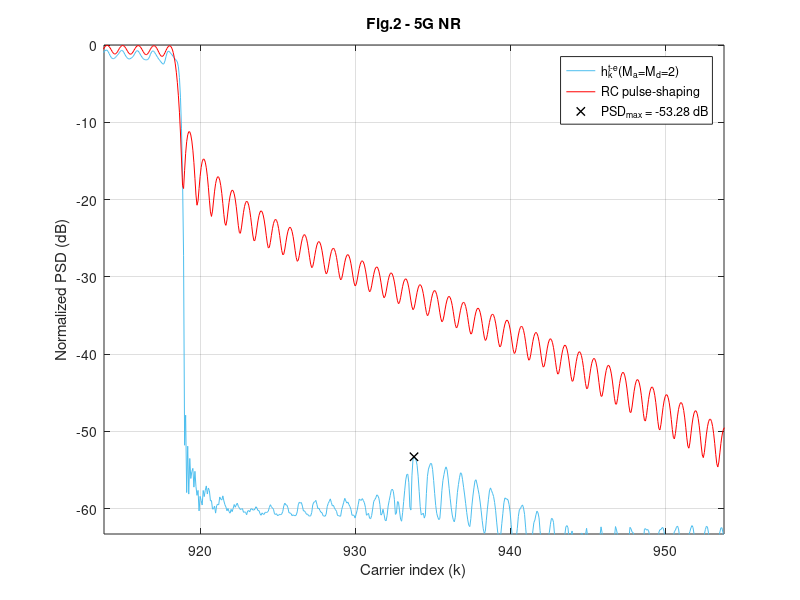

Recreate this plot in MATLAB. (Note: this script raises an error after producing the figure.)
clear,
%% %%%%%%%%%%%%%%%%%%%%%%%%%%%%%%%%%%%%%%%%%%%%%%%%%%%%%%%%%%
% %                 LOAD THE PARAMETERS                   % %
%%%%%%%%%%%%%%%%%%%%%%%%%%%%%%%%%%%%%%%%%%%%%%%%%%%%%%%%%% %%
addpath('../../data/Fig2')
load('Fig2_Parameters_for_5G_NR_Ma_2_Md_2.mat');

Fsob = OFDM_param.Fsob; % Upsampling factor 
% Upsample in time-domain
N = OFDM_param.N*Fsob;
Ngi = OFDM_param.Ngi*Fsob;
b = (OFDM_param.b+1)*Fsob-1;
L = OFDM_param.L*Fsob;
Ms = OFDM_param.Ms;
g = OFDM_param.g;
us = OFDM_param.us;
ue = OFDM_param.ue;

ur = us + ue;

Pd = GenPulse_param.Pd;
Pd_todas = GenPulse_param.Pd_todas;
Paic = GenPulse_param.Paic;
Ptk = GenPulse_param.Ptk;
R_aic = GenPulse_param.R_aic;
R_tk = GenPulse_param.R_tk;
NexTemp = GenPulse_param.NexTemp;
cell_coef_lim = GenPulse_param.cell_coef_lim;



%% %%%%%%%%%%%%%%%%%%%%%%%%%%%%%%%%%%%%%%%%%%%%%%%%%%%%%%%%%%
%            OBTAIN THE PULSES IN THE SCENARIO            % %
%%%%%%%%%%%%%%%%%%%%%%%%%%%%%%%%%%%%%%%%%%%%%%%%%%%%%%%%%% %%

eta = (N+Ngi-b-1)/2; 
vn=(0:L+b-1)'-Ngi;  % Dicrete time axis vector
n0 = eta+b-Ngi;     % Phase delay due to Hermiticity


h_k = zeros((2*NexTemp+1)*L+b, N); % Matrix containing the proposed pulses
aic_k = zeros((2*NexTemp+1)*L+b, N);  % Matrix containing the AIC term
t_k = zeros((2*NexTemp+1)*L+b, N);    % Matrix containing the AST term

% Obtain h_k for every data carrier
for ind_k = 1:length(Pd);

    % % AIC terms
    %%%%%%%%%%%%%%%%%%%%%%%%%%%%%%%%%%
    % Central term
    Pc = exp(1j*2*pi/N*repmat(vn,1,length(Paic{ind_k})).*repmat(Paic{ind_k}.',length(vn),1)).*repmat(g.',1,length(Paic{ind_k}));
    % Advanced and delayed terms
    Pc = repmat(Pc,1,2*NexTemp+1);

    Omega_c_n0 = diag(repmat(exp(-1j*2*pi*Paic{ind_k}*n0/N),1+2*NexTemp,1));
    aic_temp = Pc*Omega_c_n0*diag(R_aic{ind_k}).*exp(1j*2*pi*Pd(ind_k)*n0/N);
    aic_k((NexTemp*L+1):(NexTemp+1)*L+b,Pd(ind_k)+N/2+1) = sum(aic_temp(:,1:length(Paic{ind_k})),2);    % CENTRAL TERM
    
    m_temp = 0;
    for ind_m = 1:NexTemp;                                                                              % ADVANCED AND DELAYED TERMS
        aic_k(((NexTemp-ind_m)*L+1):((NexTemp-ind_m+1)*L+b),Pd(ind_k)+N/2+1) = aic_k(((NexTemp-ind_m)*L+1):((NexTemp-ind_m+1)*L+b),Pd(ind_k)+N/2+1) + sum(aic_temp(:,(length(Paic{ind_k})*(1+m_temp)) + (1:length(Paic{ind_k}))),2);
        aic_k(((NexTemp+ind_m)*L+1):((NexTemp+ind_m+1)*L+b),Pd(ind_k)+N/2+1) = aic_k(((NexTemp+ind_m)*L+1):((NexTemp+ind_m+1)*L+b),Pd(ind_k)+N/2+1) + sum(aic_temp(:,(length(Paic{ind_k})*(1+m_temp+1)) + (1:length(Paic{ind_k}))),2);
        m_temp = m_temp+2;
    end
    
    % % AST terms
    %%%%%%%%%%%%%%%%%%%%%%%%%%%%%%%%%%
    % Central term
    Ts = exp(1j*2*pi/N*repmat(vn,1,length(Ptk{ind_k})).*repmat(Ptk{ind_k}.',length(vn),1)).*repmat(us.',1,length(Ptk{ind_k}));
    Te = exp(1j*2*pi/N*repmat(vn,1,length(Ptk{ind_k})).*repmat(Ptk{ind_k}.',length(vn),1)).*repmat(ue.',1,length(Ptk{ind_k}));
    T = [Ts, Te];
    
    % Advanced and delayed terms
    T = repmat(T,1,NexTemp+1);
    Omega_c_n0 = diag(repmat(exp(-1j*2*pi*Ptk{ind_k}*n0/N),2*(1+NexTemp),1));
    t_k_temp = T*Omega_c_n0*diag(R_tk{ind_k}).*exp(1j*2*pi*Pd(ind_k)*n0/N);
    t_k(((NexTemp)*L+1):((NexTemp+1))*L+b,Pd(ind_k)+N/2+1) = sum(t_k_temp(:,1:2*length(Ptk{ind_k})),2);

    m_temp = 0;
    for ind_m = 1:NexTemp;
            t_k(((NexTemp-ind_m)*L+1):(NexTemp-ind_m+1)*L+b,Pd(ind_k)+N/2+1) = t_k(((NexTemp-ind_m)*L+1):(NexTemp-ind_m+1)*L+b,Pd(ind_k)+N/2+1) + sum(t_k_temp(:,length(Ptk{ind_k})*(2+m_temp) + (1:length(Ptk{ind_k}))),2);
            t_k(((NexTemp+ind_m)*L+1):(NexTemp+ind_m+1)*L+b,Pd(ind_k)+N/2+1) = t_k(((NexTemp+ind_m)*L+1):(NexTemp+ind_m+1)*L+b,Pd(ind_k)+N/2+1) + sum(t_k_temp(:,length(Ptk{ind_k})*(2+m_temp+1) + (1:length(Ptk{ind_k}))),2);
            m_temp = m_temp + 2;
    end
end

h_k = aic_k + t_k;

p_k_conv = exp(1j*(2*pi/N)*repmat(vn,1,length(Pd_todas)).*repmat(Pd_todas.',length(vn),1)).*repmat(g.',1,length(Pd_todas));

h_k(NexTemp*L + (1:L+b),Pd_todas+N/2+1) = h_k(NexTemp*L + (1:L+b),Pd_todas+N/2+1) + p_k_conv;


%% %%%%%%%%%%%%%%%%%%%%%%%%%%%%%%%%%%%%%%%%%%%%%%%%%%%%%%%%%%
% %     REPRESENTATION OF THE PULSES IN THE SCENARIO      % %
%%%%%%%%%%%%%%%%%%%%%%%%%%%%%%%%%%%%%%%%%%%%%%%%%%%%%%%%%% %%

% Obtain the PSD
H_k = fft(h_k,N*Ms);
P_k = fft(p_k_conv,N*Ms);

psd_H = fftshift(sum(abs(H_k).^2,2));
psd_P = fftshift(sum(abs(P_k).^2,2));

x = (-N*Ms/2:N*Ms/2-1)/(Ms);
indices = find(ismember(x,[-N/2,N/2-1]));
indices = indices(1):1:indices(2);

x = x+N/2;
y_h = 10*log10(psd_H/max(psd_H));
y_p = 10*log10(psd_P/max(psd_P));

PSD_max = max(max(y_h(find(x>Pd_todas(end)+N/2+1.67))), max(y_h(find(x<Pd_todas(1)+N/2-1.67)))); %% PSD_MAX IS SOUGHT BEYOND THE 0.67 SCS GUARD BAND THAT IS LEFT BY EACH SIDE
x_PSD_max = x(find(y_h==PSD_max));

% Fig 2 (5G NR Ma=Md=2)
figure,
plot(x(indices),y_h(indices), 'DisplayName', 'h_k^{t-e}(M_a=M_d=2)', 'Color', "#4DBEEE"); hold on; grid on;
plot(x(indices),y_p(indices), 'DisplayName', 'RC pulse-shaping', 'Color', 'r');
plot(x_PSD_max, PSD_max, 'Marker', 'x', 'Color', 'k', 'LineStyle', 'none','LineWidth',1, 'DisplayName', ['PSD_{max} = ', num2str(PSD_max, '%.2f'), ' dB'])
xlabel('Carrier index (k)'); ylabel('Normalized PSD (dB)'); legend('show')
xlim(x_PSD_max+[-20,20]); ylim([min(-60,PSD_max-10),0])
title('Fig.2 - 5G NR')


%% %%%%%%%%%%%%%%%%%%%%%%%%%%%%
% %     CLARIFYING NOTE     % %
%%%%%%%%%%%%%%%%%%%%%%%%%%%% %%

NOTE = ['NOTE: The maximum number of RB that can be used in a 5 MHz channel is 25, which is equivalent to 4.5 MHz (SCS = 15 kHz).',...
    ' That leaves a 500 kHz guard band, 250 kHz by each side of the transmission band.',...
    ' If this guard band is reduced by repurposing those carriers that were previously assigned to it for data transmission, it can be reduced by up to 16 subcarriers, leaving a residual guard band 10 kHz wide (2/3 of an SCS).',...
    ' Hence, the PSD peak can be sought beyond that guard band, which is 1.67 SCS beyond the outermost transmitting subcarrier by each end of the passband.'];
wrapped_NOTE = textwrap({NOTE}, 70);
disp('##################################################################################')
fprintf('\n')
disp(wrapped_NOTE)
disp('##################################################################################')